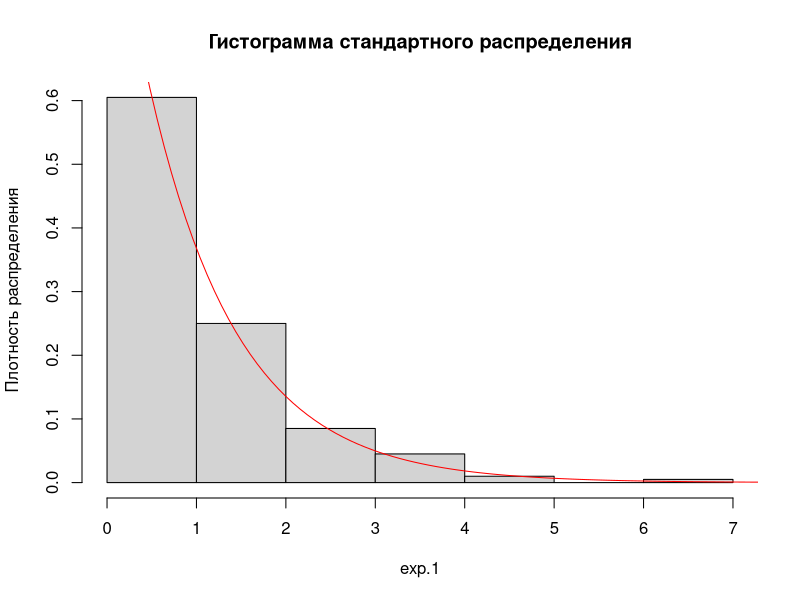
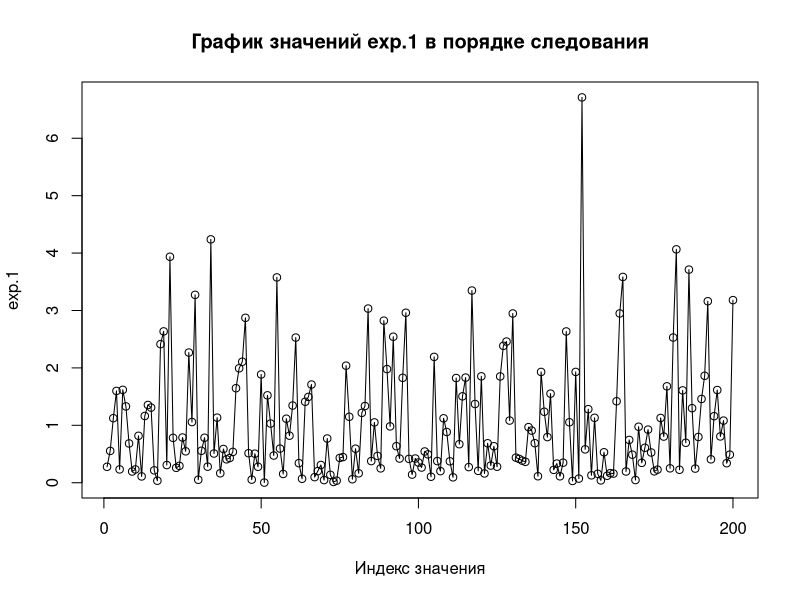
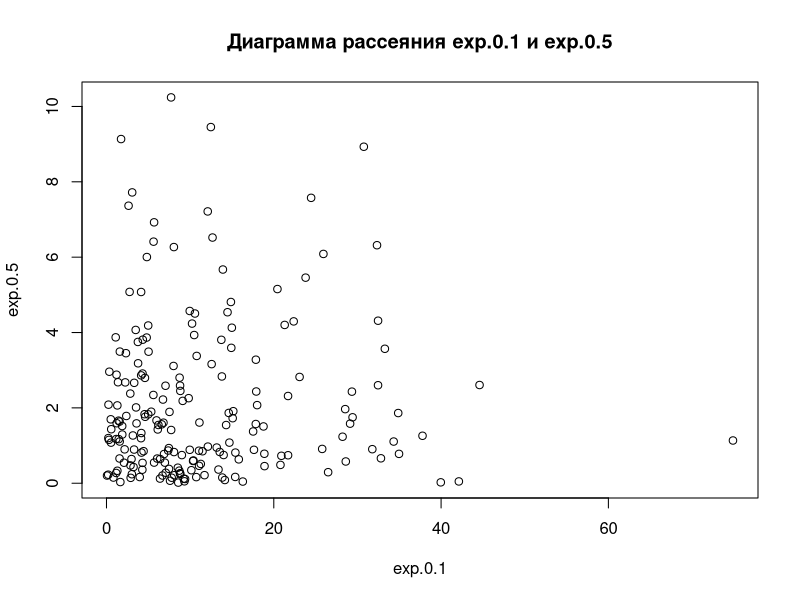
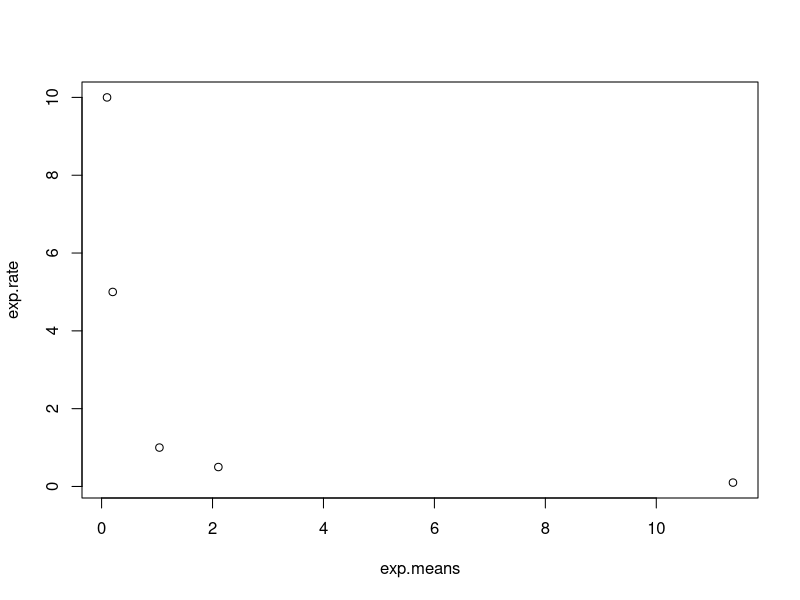
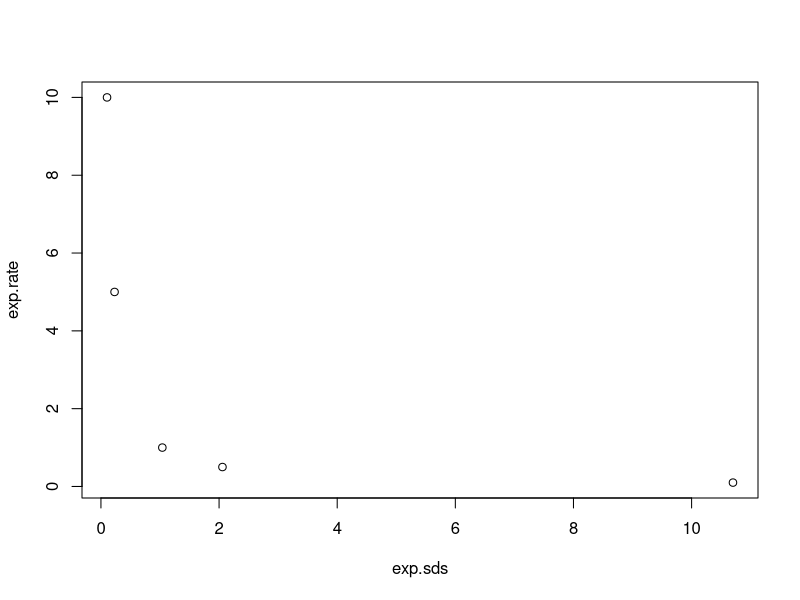
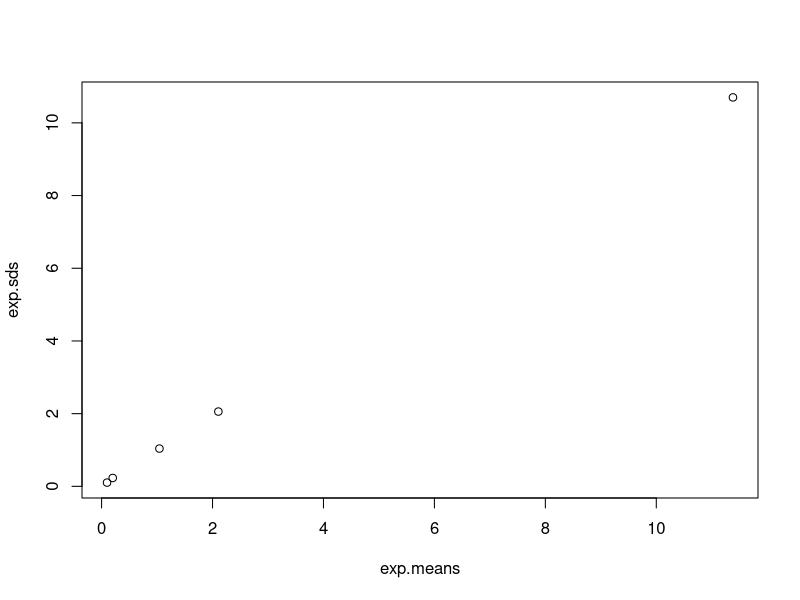
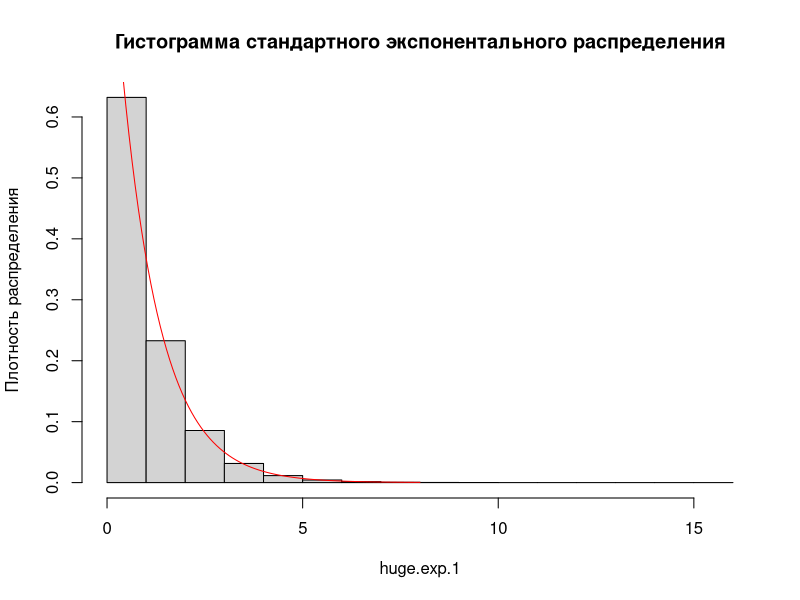
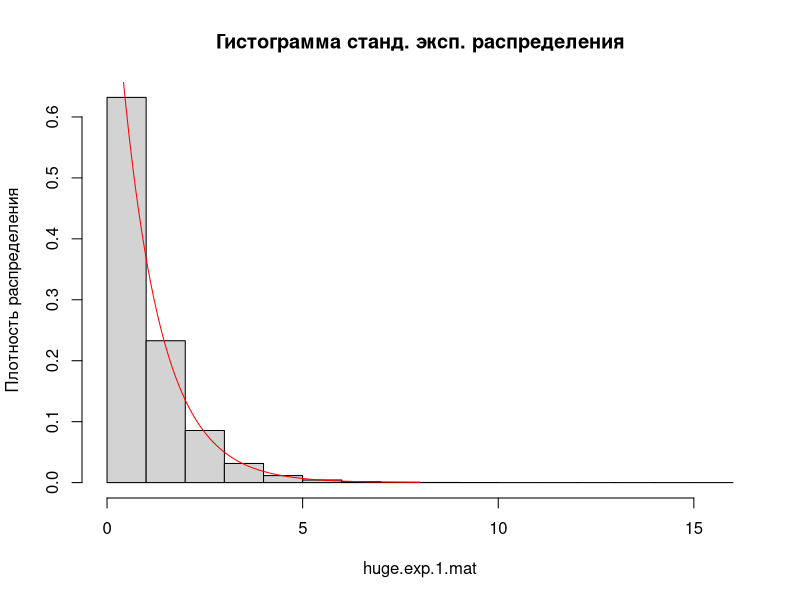

The R source for these figures, in order:
## ---- chunk 1
knitr::opts_chunk$set(echo = TRUE)
## ---- chunk 2
exp.1 <- rexp(n=200)
exp.1
mean(exp.1)
sd(exp.1)
## ---- chunk 3
exp.0.1<- rexp(n=200, rate=0.1)
exp.0.5<- rexp(n=200, rate=0.5)
exp.5<- rexp(n=200, rate=5)
exp.10<- rexp(n=200, rate=10)
## ---- chunk 4
hist(exp.1, prob = TRUE, main="Гистограмма стандартного распределения", ylab="Плотность распределения")
curve(dexp(x), from = 0, to = 8, add = TRUE, col = "red")
## ---- chunk 5
plot(exp.1, xlab="Индекс значения", main="График значений exp.1 в порядке следования")
lines(exp.1)
## ---- chunk 6
plot(exp.0.1,exp.0.5,main="Диаграмма рассеяния exp.0.1 и exp.0.5")
## ---- chunk 7
exp.means<-c(mean(exp.1),mean(exp.0.1),mean(exp.0.5),mean(exp.5),mean(exp.10))
exp.sds<-c(sd(exp.1),sd(exp.0.1),sd(exp.0.5),sd(exp.5),sd(exp.10))
exp.rate<-c(1,0.1,0.5,5,10)
## ---- chunk 8
plot(exp.means, exp.rate)
## ---- chunk 9
plot(exp.sds, exp.rate)
## ---- chunk 10
plot(exp.means, exp.sds)
## ---- chunk 11
huge.exp.1 <- rexp(n=1100000)
mean(huge.exp.1)
sd(huge.exp.1)
## ---- chunk 12
hist(huge.exp.1, prob = TRUE, main = "Гистограмма стандартного экспонентального распределения", ylab="Плотность распределения")
curve(dexp(x), from = 0, to = 8, add = TRUE, col = "red")
## ---- chunk 13
mean.all <- mean(huge.exp.1>1)
## ---- chunk 14
huge.exp.1.mat<-matrix(huge.exp.1,nrow=1100, ncol=1000)
hist(huge.exp.1.mat, prob = TRUE, main = "Гистограмма станд. эксп. распределения", ylab="Плотность распределения")
curve(dexp(x), from = 0, to = 8, add = TRUE, col = "red")
## ---- chunk 15
colMeans(huge.exp.1.mat)[137]
## ---- chunk 16
means.mat.col<-colMeans(huge.exp.1.mat)
plot(means.mat.col, mxlab="Элемент",ylab="Значение",main = "Диаграмма средних значений колонок")
## ---- chunk 17
squre.huge.exp.1<-huge.exp.1^2
mean(squre.huge.exp.1)
sd(squre.huge.exp.1)
